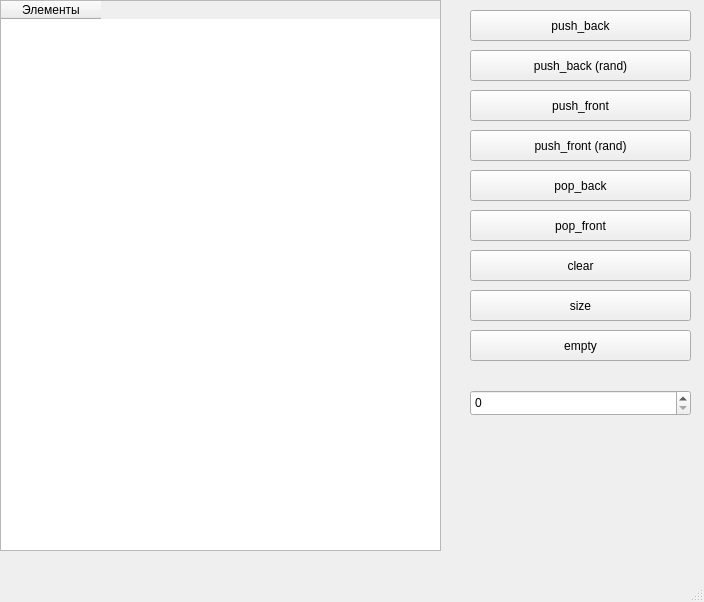
<?xml version="1.0" encoding="UTF-8"?>
<ui version="4.0">
 <class>MainWindow</class>
 <widget class="QMainWindow" name="MainWindow">
  <property name="geometry">
   <rect>
    <x>0</x>
    <y>0</y>
    <width>704</width>
    <height>602</height>
   </rect>
  </property>
  <property name="windowTitle">
   <string>MainWindow</string>
  </property>
  <widget class="QWidget" name="centralwidget">
   <widget class="QTableWidget" name="tableWidget">
    <property name="geometry">
     <rect>
      <x>0</x>
      <y>0</y>
      <width>441</width>
      <height>551</height>
     </rect>
    </property>
    <column>
     <property name="text">
      <string>Элементы</string>
     </property>
    </column>
   </widget>
   <widget class="QPushButton" name="pushButton">
    <property name="geometry">
     <rect>
      <x>470</x>
      <y>10</y>
      <width>221</width>
      <height>31</height>
     </rect>
    </property>
    <property name="text">
     <string>push_back</string>
    </property>
   </widget>
   <widget class="QPushButton" name="pushButton_2">
    <property name="geometry">
     <rect>
      <x>470</x>
      <y>90</y>
      <width>221</width>
      <height>31</height>
     </rect>
    </property>
    <property name="text">
     <string>push_front</string>
    </property>
   </widget>
   <widget class="QPushButton" name="pushButton_3">
    <property name="geometry">
     <rect>
      <x>470</x>
      <y>170</y>
      <width>221</width>
      <height>31</height>
     </rect>
    </property>
    <property name="text">
     <string>pop_back</string>
    </property>
   </widget>
   <widget class="QPushButton" name="pushButton_4">
    <property name="geometry">
     <rect>
      <x>470</x>
      <y>210</y>
      <width>221</width>
      <height>31</height>
     </rect>
    </property>
    <property name="text">
     <string>pop_front</string>
    </property>
   </widget>
   <widget class="QPushButton" name="pushButton_5">
    <property name="geometry">
     <rect>
      <x>470</x>
      <y>250</y>
      <width>221</width>
      <height>31</height>
     </rect>
    </property>
    <property name="text">
     <string>clear</string>
    </property>
   </widget>
   <widget class="QPushButton" name="pushButton_6">
    <property name="geometry">
     <rect>
      <x>470</x>
      <y>290</y>
      <width>221</width>
      <height>31</height>
     </rect>
    </property>
    <property name="text">
     <string>size</string>
    </property>
   </widget>
   <widget class="QPushButton" name="pushButton_7">
    <property name="geometry">
     <rect>
      <x>470</x>
      <y>330</y>
      <width>221</width>
      <height>31</height>
     </rect>
    </property>
    <property name="text">
     <string>empty</string>
    </property>
   </widget>
   <widget class="QSpinBox" name="spinBox">
    <property name="geometry">
     <rect>
      <x>470</x>
      <y>390</y>
      <width>221</width>
      <height>26</height>
     </rect>
    </property>
   </widget>
   <widget class="QLabel" name="label">
    <property name="geometry">
     <rect>
      <x>470</x>
      <y>460</y>
      <width>221</width>
      <height>21</height>
     </rect>
    </property>
    <property name="text">
     <string/>
    </property>
   </widget>
   <widget class="QPushButton" name="pushButton_8">
    <property name="geometry">
     <rect>
      <x>470</x>
      <y>50</y>
      <width>221</width>
      <height>31</height>
     </rect>
    </property>
    <property name="text">
     <string>push_back (rand)</string>
    </property>
   </widget>
   <widget class="QPushButton" name="pushButton_9">
    <property name="geometry">
     <rect>
      <x>470</x>
      <y>130</y>
      <width>221</width>
      <height>31</height>
     </rect>
    </property>
    <property name="text">
     <string>push_front (rand)</string>
    </property>
   </widget>
  </widget>
  <widget class="QMenuBar" name="menubar">
   <property name="geometry">
    <rect>
     <x>0</x>
     <y>0</y>
     <width>704</width>
     <height>22</height>
    </rect>
   </property>
  </widget>
  <widget class="QStatusBar" name="statusbar"/>
 </widget>
 <resources/>
 <connections/>
</ui>
